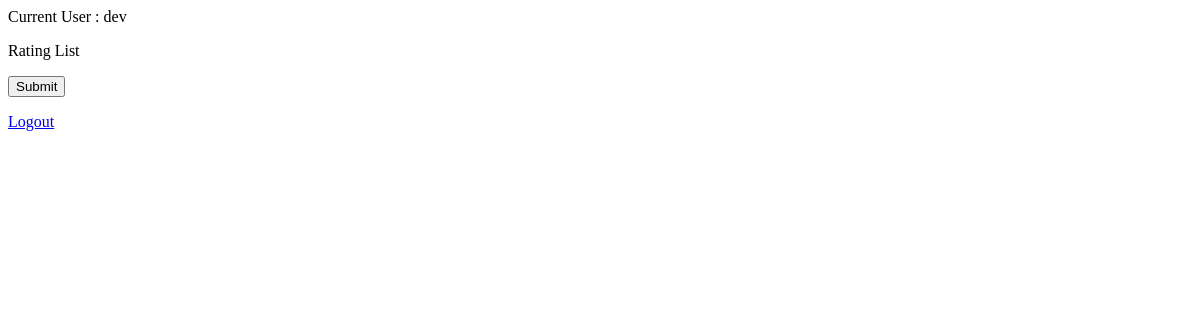
The page /api/rate/ (signed in) on the database as committed earlier.
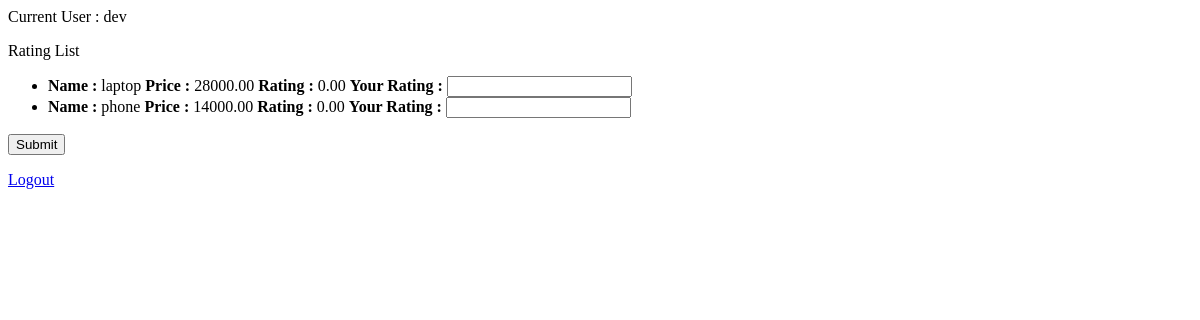
The same page on the database as committed later.
### rating_api/models.py (models this page shows, shortened)
class Product(models.Model):
    name = models.CharField(max_length = 100)
    price = models.DecimalField(max_digits = 7, decimal_places = 2)
    rating = models.DecimalField(max_digits = 5, decimal_places = 2)

### rating_api/views.py (the view, shortened to what this page needs)
# urls.py: path('rate/', app_views.rate.as_view())
class rate(APIView):
    serializer_class = serializers.UserSerializer
    renderer_classes = [TemplateHTMLRenderer]
    def get(self, request):
        total = set(Product.objects.all())
        rated = Rate.objects.filter(user = request.user).select_related('product')
        rated_products = set()
        for a in rated:
            rated_products.add(a.product)
        model = total.difference(rated_products)
        serializer = serializers.ProductSerializer
        return Response({'serializer': serializer, 'model': model}, template_name = "product/rate.html")

### rating_api/templates/product/rate.html
{% load rest_framework %}
<html><body>
{% if request.user.username%}
<p>Current User : {{request.user.username}}</p>
<p>Rating List</p>
<form method="POST">
<ul class = 'collection' style = 'background-color: #fff'>
	{% for m in model %}
  <li class="collection-item"><b>Name : </b> {{m.name}}  <b> Price : </b>  {{m.price}}  <b> Rating : </b> {{m.rating}}
    <b> Your Rating : </b>  <input type="input" value="">
</li>{% endfor %}
</ul>
<input type="submit" value="Submit">
</form>
<a href = "/api/logout">Logout</a>
{%else%}
<p> User must be logged in!</p>
<a href = "/api/login/">Login Page</a>
{%endif%}
</body></html>

Rows that differ between the two databases and show on the page:
added Product: name "laptop", price "28000.00", rating "0.00"
added Product: name "phone", price "14000.00", rating "0.00"
